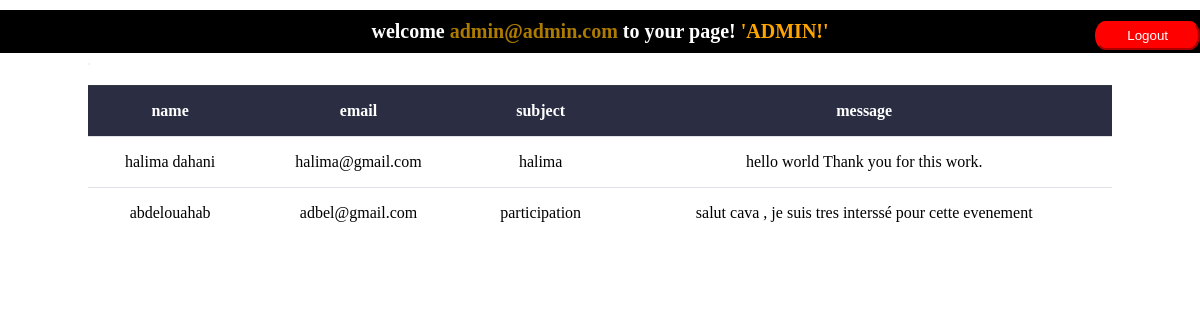
Page /Dashboard.php (signed in) on the committed database.
### tables this page shows
CREATE TABLE `mailing` (
  `id` int(11) NOT NULL,
  `name` varchar(100) DEFAULT NULL,
  `email` varchar(100) DEFAULT NULL,
  `subject` varchar(100) DEFAULT NULL,
  `message` varchar(400) DEFAULT NULL
);

### class/afficheContact.php (called while the page is built, shortened)
<?php
  class affichecontact extends connexion{
        public function launchaffiche(){
            $conn=$this->Connect();
            $query = "SELECT * FROM `mailing` ";
            $result=$conn->query($query);
             $data=$result->fetchAll();
            return $data;
        }
}
?>

### Dashboard.php (the view, shortened to what this page needs)
<!DOCTYPE html>
<html lang="en">
<head>
    <link rel="stylesheet" href="https://cdnjs.cloudflare.com/ajax/libs/font-awesome/5.15.2/css/all.min.css" />
    <link rel="stylesheet" href="./assets/css/dashboardadmin.css">
</head>
<body>
<header id="header">
       <form action="" method="POST">
          <button class="nav-link hkjhfjkdhfk" type="submit" name="sube" style="position: absolute;right:0;margin-top: 11px;z-index: 3;background-color:red;color:white;border-radius: 10% / 50%;border-color: red;padding:5px 30px 5px 30px">Logout</button>
       </form>
    <?php
        if(empty($_SESSION['admin'])){
        header("location:index.php");
    }else{
    echo "<h1 style='margin-top: 0;color:white;background:black;width:100%;text-align:center;padding:10px;margin-bottom:0;font-family:cursive;font-size:20px'>welcome <span style='color:#ac7b00'>" .$_SESSION['admin'] ."</span> to your page!&nbsp;<span style='color:orange'>'ADMIN!'</span></h1>";
    }
    ?>
     </header>
 <main id="">
     <div class="container">
         <div class="box-nav d-flex justify-between">
             <a href="/" class="border-shadow">
            </a>
         </div>
         <form action="/" method="POST">
            <table class="table">
            <thead class="thead-dark">
                <tr>
                    <th>name</th>
                    <th>email</th>
                    <th>subject</th>
                    <th>message</th>
                </tr>
            </thead>
            <tbody>
            <?php
                                    include_once("./class/afficheContact.php");
                                    $object = new affichecontact();
                                    $row = $object->launchaffiche();
                                    for ($i=0; $i < count($row); $i++) {
                                        ?>
                <tr>
               <td><?php echo $row[$i]['name']; ?></td>
               <td><?php echo $row[$i]['email']; ?></td>
               <td><?php echo $row[$i]['subject']; ?></td>
               <td><?php echo $row[$i]['message']; ?></td>
                </tr>
                <?php
        }
             ?>
            </tbody>
            </table>
        </form>
     </div>
 </main>
</body>
</html>

### assets/css/dashboardadmin.css (style rules this page uses)
:root { --dark:#2b2d42; --light:#adb5bd; --border:#dee2e6; --border-btn:#edf2f4; }
* { padding:0 ; margin: 0px 0px 10px 0px ; box-sizing: border-box; }
a { text-decoration: none; color: blueviolet ; font-family: 'PT Sans', sans-serif; }
.container { max-width: 1024px; margin: auto; }
.d-flex { display: flex; flex-wrap: wrap; }
.justify-between { justify-content: space-between; }
.border-shadow { border: 1px solid var(--border-btn); box-shadow: 1px 3px 10px #e9ecef; }
table { border-spacing: 0px; width: 100%; }
.table td, .table th { padding: 1em; vertical-align: top; text-align: center; border-top: 1px solid var(--border); }
.table .thead-dark th { color: #fff; background-color:var(--dark); border-color: #32383e; }

### rows in the picture
mailing: name "halima dahani", email "halima@gmail.com", subject "halima", message "hello world Thank you for this work."
mailing: name "abdelouahab", email "adbel@gmail.com", subject "participation", message "salut cava , je suis tres interssé pour cette evenement"

### other values in the picture
$_SESSION['admin'] "admin@admin.com"
